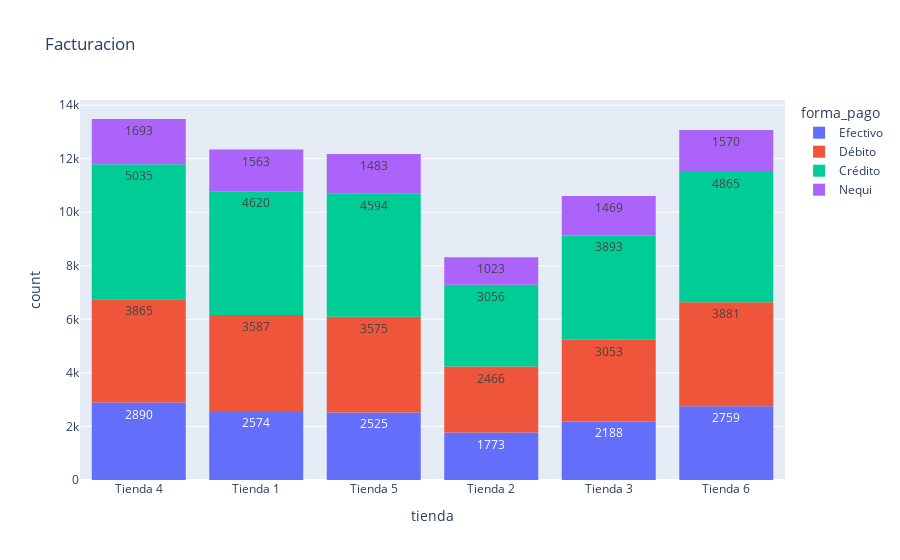

The cell this chart's notebook holds for it:
### Code cell
import pandas as pd
import plotly.express as px

data =  pd.read_excel("ventas.xlsx")

data.head(10)
data.tail()
data.shape
data.precio
data["tienda"]
data[["tienda","Ciudad","País"]]
data.describe()
data["tienda"].unique()
data["tienda"].value_counts()
data.groupby("tienda")["precio"].sum().to_frame()
datos_agrupados = data.groupby(["tienda", "forma_pago"])["precio"].sum().to_frame()
datos_agrupados.to_excel("facturacion.xlsx")
px.histogram(data, x="tienda")
grafico = px.histogram(data, x="tienda", text_auto=True, title= "Facturacion", color="forma_pago")
grafico.show()
grafico.write_html("Facturacion.html")

### Figure 1 — Plotly figure (JSON) as saved in the notebook; plotly's stock layout.template omitted (floating-point values rounded to 4 significant figures; data arrays with more than 128 entries replaced by an {"elided": "..."} marker saying what was removed)
{"data": [{"bingroup": "x", "hovertemplate": "forma_pago=Efectivo<br>tienda=%{x}<br>count=%{y}<extra></extra>", "legendgroup": "Efectivo", "marker": {"color": "#636efa", "pattern": {"shape": ""}}, "name": "Efectivo", "orientation": "v", "showlegend": true, "texttemplate": "%{value}", "type": "histogram", "x": {"elided": "14709 str values"}, "xaxis": "x", "yaxis": "y"}, {"bingroup": "x", "hovertemplate": "forma_pago=Débito<br>tienda=%{x}<br>count=%{y}<extra></extra>", "legendgroup": "Débito", "marker": {"color": "#EF553B", "pattern": {"shape": ""}}, "name": "Débito", "orientation": "v", "showlegend": true, "texttemplate": "%{value}", "type": "histogram", "x": {"elided": "20427 str values"}, "xaxis": "x", "yaxis": "y"}, {"bingroup": "x", "hovertemplate": "forma_pago=Crédito<br>tienda=%{x}<br>count=%{y}<extra></extra>", "legendgroup": "Crédito", "marker": {"color": "#00cc96", "pattern": {"shape": ""}}, "name": "Crédito", "orientation": "v", "showlegend": true, "texttemplate": "%{value}", "type": "histogram", "x": {"elided": "26063 str values"}, "xaxis": "x", "yaxis": "y"}, {"bingroup": "x", "hovertemplate": "forma_pago=Nequi<br>tienda=%{x}<br>count=%{y}<extra></extra>", "legendgroup": "Nequi", "marker": {"color": "#ab63fa", "pattern": {"shape": ""}}, "name": "Nequi", "orientation": "v", "showlegend": true, "texttemplate": "%{value}", "type": "histogram", "x": {"elided": "8801 str values"}, "xaxis": "x", "yaxis": "y"}], "layout": {"barmode": "relative", "legend": {"title": {"text": "forma_pago"}, "tracegroupgap": 0}, "title": {"text": "Facturacion"}, "xaxis": {"anchor": "y", "domain": [0, 1], "title": {"text": "tienda"}}, "yaxis": {"anchor": "x", "domain": [0, 1], "title": {"text": "count"}}}}
